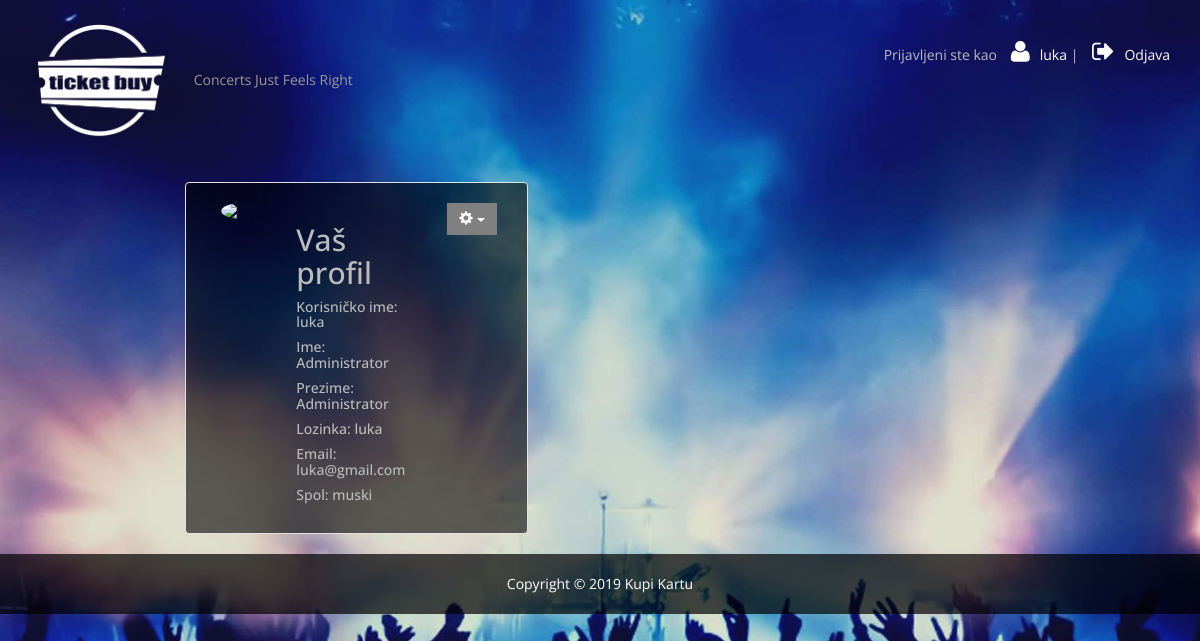
Page /profil.php?id=1 (signed in) on the committed database.
### tables this page shows
CREATE TABLE `korisnici` (
  `id_korisnici` int(20) NOT NULL,
  `korisnicko_ime` varchar(20) NOT NULL,
  `lozinka` varchar(20) NOT NULL,
  `ime` varchar(20) DEFAULT NULL,
  `prezime` varchar(20) DEFAULT NULL,
  `email` varchar(45) DEFAULT NULL,
  `spol` varchar(10) DEFAULT NULL,
  `razina` enum('admin','korisnik') NOT NULL DEFAULT 'korisnik'
);

### profil.php (the view, shortened to what this page needs)
<?php
require 'zaglavlje.php';
try
{
    $dbh = new PDO('mysql:host=' . DB_HOST . ';dbname=' . DB_DATABASE, DB_USERNAME, DB_PASSWORD, [
        PDO::ATTR_ERRMODE => PDO::ERRMODE_EXCEPTION,
        PDO::ATTR_DEFAULT_FETCH_MODE => PDO::FETCH_ASSOC
    ]);
    $stmt = $dbh->prepare('SELECT * FROM korisnici WHERE id_korisnici = :id');
    $stmt->execute([
        ':id' => $_GET['id']
    ]);
    $korisnik = $stmt->fetch();
}
catch (PDOException $e)
{
    http_response_code(500);
    die($e->getMessage());
}
?>
<br><br>
<div class="row" style="margin-left: 155px;">
    <div class="col-md-12">
			<div class="main container-fluid well col-lg-4" style="color: #bbb; background-color: rgba(0, 0, 0, 0.6); padding: 20px; ">
				<div class="row-fluid" >
					<div class="col-lg-3"  >
						<img src="http://www.fashatude.com/static/fashatude/img/user_icon.png"
							class="img-circle img-responsive">
					</div>
					<div class="col-lg-6">
						<h2>Vaš profil</h2>
						<h5>Korisničko ime: <?php echo $korisnik['korisnicko_ime'];?></h5>
						<h5>Ime: <?php echo $korisnik['ime'];?></h5>
						<h5>Prezime: <?php echo $korisnik['prezime'];?></h5>
						<h5>Lozinka: <?php echo $korisnik['lozinka'];?></h5>
						<h5>Email: <?php echo $korisnik['email'];?></h5>
						<h5>Spol: <?php echo $korisnik['spol'];?></h5>
					</div>
					<div class="col-lg-3">
						<div class="btn-group">
							<a class="btn dropdown-toggle" data-toggle="dropdown" href="#">
								<i class="glyphicon glyphicon-cog glyphicon-white"></i>
								<i class="caret"></i>
							</a>
						</div>
					</div>
				</div>
			</div>
	</div>
</div>
<?php
require 'podnozje.php';
?>

### css/style.css (style rules this page uses)
body { background: url(../images/background.jpg) no-repeat; background-attachment: fixed; background-size: cover; background-position: 50% 50%; background-color: #0D0E2C; font-family: 'Open Sans', sans-serif; }
a, a:hover, a:focus, a:active, a.active { outline: 0; }
a { color: #ffffff; text-decoration: none; }
.main { margin-left: 15px; padding: 20px 0; min-height: 250px; }
.main .btn { border:0; border-radius: 0; background: gray; color: #ffffff; }

### rows in the picture
korisnici: korisnicko_ime "luka", ime "Administrator", prezime "Administrator", lozinka "luka", email "luka@gmail.com", spol "muski"

### other values in the picture
$_SESSION['korisnicko_ime'] "luka"
